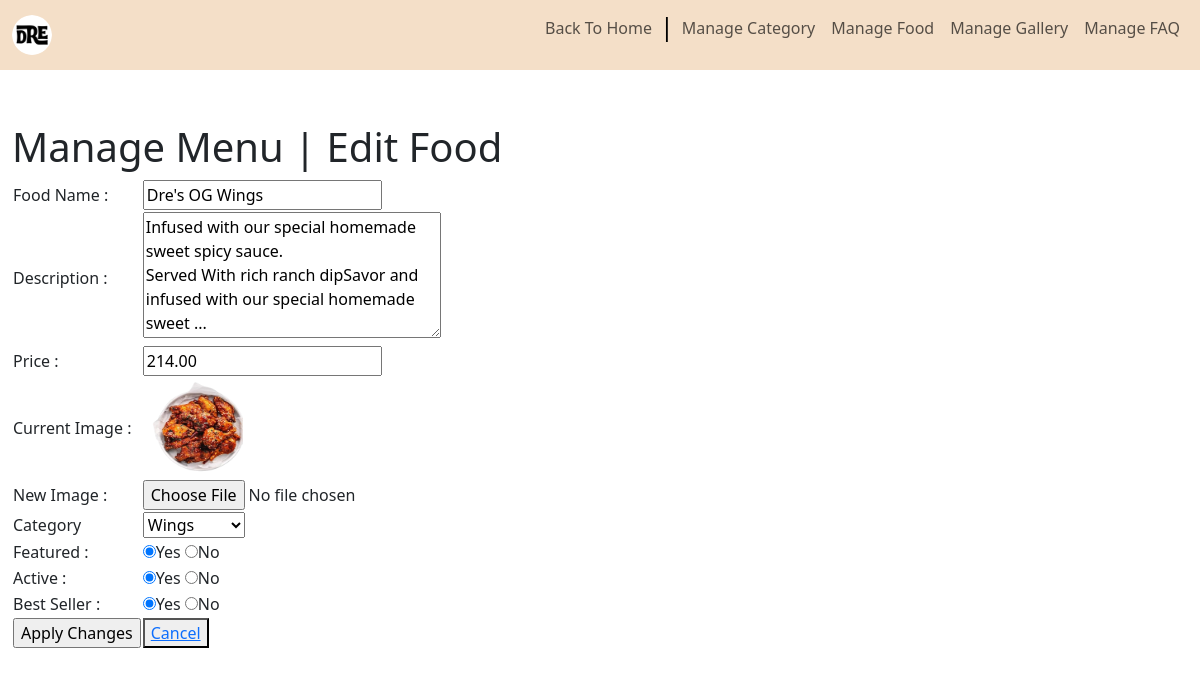
/Dash/edit_food.php?id=16 (signed in), run on the app's committed database.
### tables this page shows
CREATE TABLE `drefooddb` (
  `id` int(11) NOT NULL AUTO_INCREMENT,
  `title` varchar(100) NOT NULL,
  `description` text NOT NULL,
  `price` decimal(10,2) NOT NULL,
  `image_name` varchar(255) NOT NULL,
  `category_id` int(10) NOT NULL,
  `featured` varchar(10) NOT NULL,
  `bestseller` varchar(10) NOT NULL,
  `active` varchar(10) NOT NULL,
  PRIMARY KEY (`id`)
);

CREATE TABLE `drecategorydb` (
  `id` int(10) NOT NULL AUTO_INCREMENT,
  `title` varchar(100) NOT NULL,
  `featured` varchar(10) NOT NULL,
  `active` varchar(10) NOT NULL,
  PRIMARY KEY (`id`)
);

### Dash/edit_food.php (the view, shortened to what this page needs)
<?php
if (isset($_SESSION["user_id"])) {
    $mysqli = require __DIR__ . "/database.php";
    $sql = "SELECT * FROM user
            WHERE id = {$_SESSION["user_id"]}";
    $result = $mysqli->query($sql);
    $user = $result->fetch_assoc();
}
?>
<!DOCTYPE html>
<html lang="en">
<head>
    <link rel="stylesheet" href="../Res/CSS/main.css">
    <link rel="stylesheet" href="style.css">
    <link rel="stylesheet" href="../Res/Bootstrap/css/bootstrap.min.css">
</head>
<body>
<?php if (isset($user)): ?>
    <?php if ($user["access_level"] == "admin"): ?>
      <?php include ("../Res/preperals/nav_bar_Admin.php"); ?>
    <div class="container-fluid manage-items main">
      <div class="glass-filter">
        <br><br>
        <?php
        if(isset($_GET['id'])){
          $item_id = $_GET['id'];
          $sqlla = "SELECT * FROM drefooddb WHERE id=$item_id";
          $resultla = mysqli_query($mysqli, $sqlla);
          $count2 = mysqli_fetch_assoc($resultla);
          $current_title = $count2['title'];
          $current_description = $count2['description'];
          $current_price = $count2['price'];
          $current_img = $count2['image_name'];
          $current_category = $count2['category_id'];
          $current_featured = $count2['featured'];
          $current_active = $count2['active'];
          $current_bestsell = $count2['bestseller'];
        }
        ?>
      <p class="h1">Manage Menu | Edit Food</p>
      <form action="" method="post" enctype="multipart/form-data">
        <table>
          <tr>
            <td>Food Name : </td>
            <td><input type="text" name="productname" id="pname" placeholder="Name Of The Item" value="<?php echo $current_title;?>" required></td>
          </tr>
          <tr>
            <td>Description : </td>
            <td><textarea name="description" id="description" cols="30" rows="5"><?php echo $current_description; ?></textarea></td>
          </tr>
          <tr>
            <td>Price : </td>
            <td><input type="number" name="price" id="price" placeholder="Price" value="<?php echo $current_price; ?>"></td>
          </tr>
          <tr>
            <td>Current Image : </td>
            <td>
              <?php
                if($current_img==""){
                  echo "<div>Image Not Available.</div>";
                }else{
                  ?>
                  <img src="../Res/uploads/menu/<?php echo $current_img; ?>" width="100" height="100">
                  <?php
                }
              ?>
            </td>
          </tr>
          <tr>
            <td>New Image : </td>
            <td><input type="file" name="image" id="image"></td>
          </tr>
          <tr>
            <td>Category</td>
            <td>
              <select name="category" id="category">
                <?php
                  $sql1 = "SELECT * FROM drecategorydb WHERE active='Yes'";
                  $result1 = mysqli_query($mysqli, $sql1);
                  $count1 = mysqli_num_rows($result1);
                  if ($count1>0){
                    while ($row = mysqli_fetch_assoc($result1)){
                      $category_id = $row['id'];
                      $category_title = $row['title'];
                      ?>
                        <option <?php if($current_category == $category_id){echo "selected";} ?>value="<?php echo $category_id;?>"><?php echo $category_title;?></option>
                      <?php
                    }
                  }else{
                    ?>
                    <option value='0'>No Category</option>
                    <?php
                  }
                ?>
              </select>
            </td>
          </tr>
          <tr>
            <td>Featured : </td>
            <td>
              <input <?php if($current_featured=="Yes"){echo "Checked";}?> type="radio" name="featured" id="Yes" value="Yes">Yes
              <input <?php if($current_featured=="No"){echo "Checked";}?> type="radio" name="featured" id="No" value="No">No
            </td>
          </tr>
          <tr>
            <td>Active : </td>
            <td>
              <input <?php if($current_active=="Yes"){echo "Checked"; }?> type="radio" name="active" id="Yes" value="Yes">Yes
              <input <?php if($current_active=="No"){echo "Checked"; }?> type="radio" name="active" id="No" value="No">No
            </td>
          </tr>
          <tr>
            <td>Best Seller : </td>
            <td>
              <input <?php if($current_bestsell=="Yes"){echo "Checked"; }?> type="radio" name="bestsell" id="Yes" value="Yes">Yes
              <input <?php if($current_bestsell=="No"){echo "Checked"; }?> type="radio" name="bestsell" id="No" value="No">No
            </td>
          </tr>
          <tr>
            <td><input type="submit" name="submit" value="Apply Changes" class="btn-secondary"></td>
            <td><button><a href="manage_food.php" class="btn-secondary">Cancel</a></button></td>
          </tr>
        </table>
      </form>
      </div>
    </div>
    <?php else:?>
      <div class="main">
        <h1 style="color: white; margin: auto auto; display: block;">Why Are You Here?</h1>
        </div>
        <?php endif;?>
    <?php else:?>
      <div class="main">
        <h1 style="color: white; margin: auto auto; display: block;">Why Are You Here?</h1>
        </div>
    <?php endif;?>
</html>

### Res/CSS/main.css (style rules this page uses)
body { padding: 0%; }

### Res/preperals/stylenav.css (style rules this page uses)
.main { margin-top: 5px; }

### data on the page
drefooddb: productname "Dre's OG Wings", description "Infused with our special homemade sweet spicy sauce. Served With rich ranch dipSavor and infused with our special homemade sweet ...", price "214.00", image_name (picture), category "Wings", featured "☑", active "☑", bestseller "☑"
